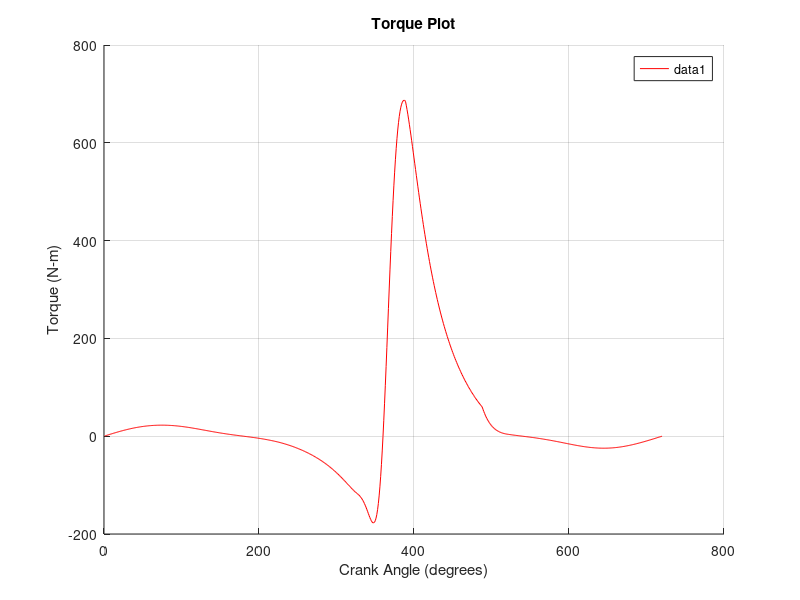
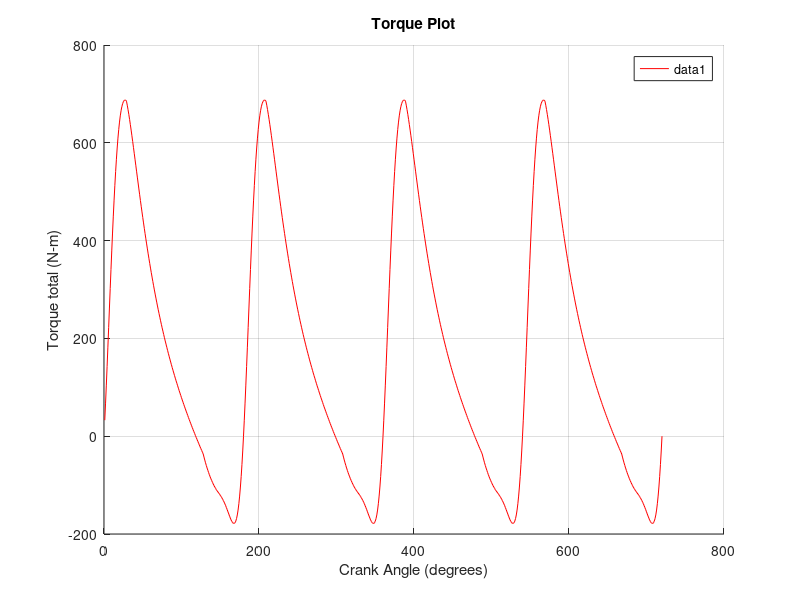
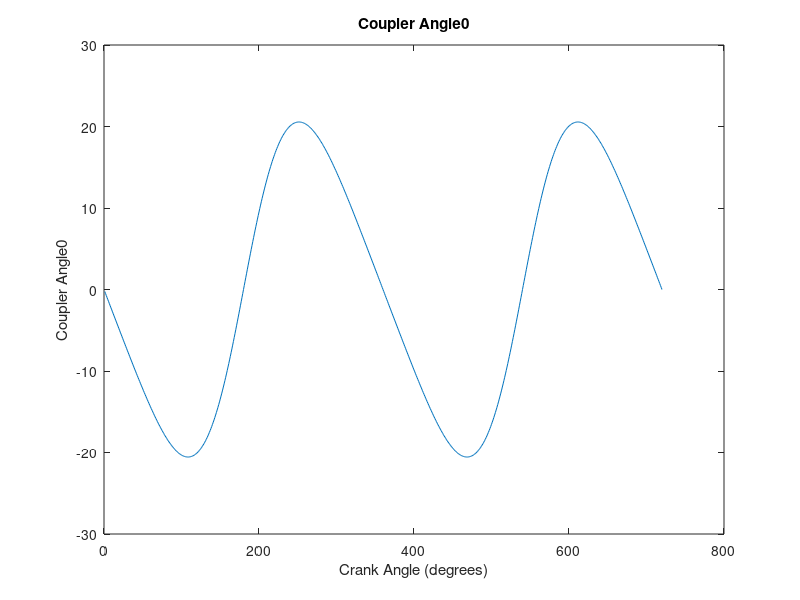
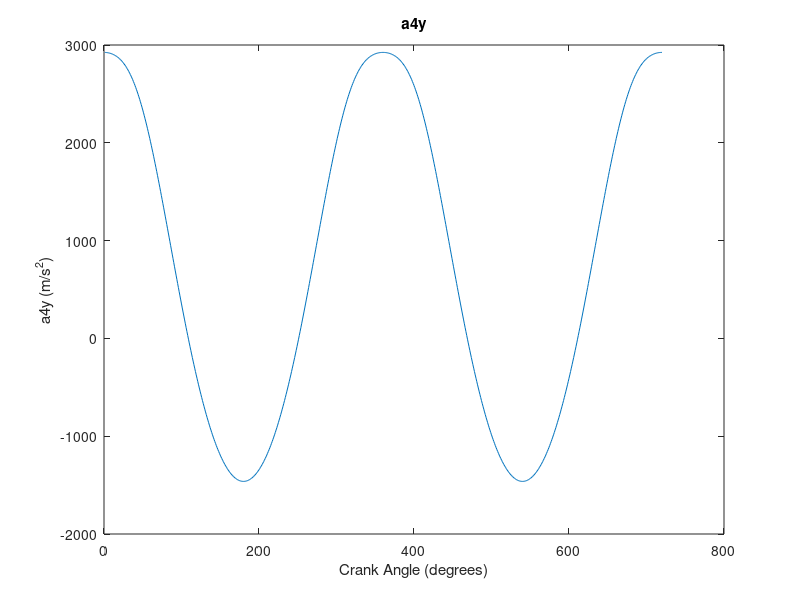

Recreate these plots in MATLAB, in order. (Note: this script raises an error after producing the figures.)
clear all; clc;
%%%%%%%% VOLUME %%%%%%%%%

%given: 
offset =0; % offset in m
a_radius = 50e-3; % crank radius in m
l = 150e-3; % connecting rod in m
theta = 1:720;
B = 80e-3; % bore in m
L =2*a_radius; % stroke in m
rc=9.8; % compression ratio
CBF=0.95; % coefficient of burned fuel
g_comp=1.3; % gamma for compression
g_exp=1.48; % gamma for expansion
g_comb=1.25; % gamma for combustion
g_exh=1.48; % gamma for exhaust
g_int=1.2; % gamma for intake
R=287;  % universal gas constant J/(kg.k)
T_Scomp = 300; % initial temperature at compression(K)
P_in = 0.9*101325; % starting pressure
P_atm=0.9*101325; % atmospheric pressure
rpm=2000; % N rev/min
cd=0.7; % discharge coefficient
Q_hv=44*10^6; % heating value (J/kg)
sAFR = 14.7; % stoichiometric air to fuel ratio
a1 = 5; % constant in Weibe function
m1 = 2; % constant in Weibe function
Phi = 0.98; % fuel/air equivalence ratio
Vc=(pi*(B^2)*L/4)/(rc-1); %clearance volume
Rf=l/a_radius; % Ratio of connecting rod length to crank radius
P=zeros(1,720); % pressure array 
T=zeros(1,720); % temperature array
m=zeros(1,720); % mass array
o2 = 1:720;
nr = 2; % for 4 stroke
air_density = 1.204; % kg/m^3
w2 = rpm*2*pi/60; % angular velocity
gravity = 9.81;
m3 = 0;%2.7215; % coupler mass
m2 = 0;%1.8143; % crank mass
m4 = 0;%0.765; % piston mass
F_atm = 0; % P_in*pi*(B^2/4);
OG2 = (1/3)*a_radius;
OA = a_radius;
AG2 = (2/3)*a_radius;
AG3 = (1/3)*l;
BG3 = (2/3)*l;
alpha2 =0;
ground_angle = 0;
J3 = (1/12)*m3*l^2 + m3*((l/2)-AG3)^2;
Pf=0; % friction power
K=0.01; % coefficient of fluctuation
density_steel=7800;


%%%%%%%%%%%%%%%%%%%%%%%%% Volume %%%%%%%%%%%%%%%%%%%%%%%%%%%%
% S is the distance between piston center and crank center
S = ((2*a_radius.*cosd(theta))+sqrt(((2*a_radius.*cosd(theta)).^2)-4*((a_radius^2)+2*offset*a_radius.*sind(theta)+(offset^2)-(l^2))))/2;
    
% b is the angle between l+a_radius and r1_max
b = asind(offset/(l+a_radius));
r1_max = (l+a_radius)*cosd(b);
    
% c is clearance 
c = r1_max - S;

% Vtotal
Vt_1 = (pi*B*B*c/4)+Vc;

% Flipping V:
V = flip(Vt_1);

%Finding theta at volume peaks

x1 = find (V == max(V));
BDC = [x1(1) x1(2)];
x2 = find (V == min(V)); 
TDC = [x2(1) x2(2)];

%%%%%%%%%%%%%%%%%% Valve timing angles %%%%%%%%%%%%

theta_Sint= TDC(1); %1;
theta_Eint=42 + BDC(1); %223;%180;
theta_Scomp=43 + BDC(1); %224;%181;
theta_Ecomp=TDC(2)-37; %330;%339;
theta_Scomb=TDC(2)-37; %331;%340;
theta_Ecomb=TDC(2)+28;%390;%380;
theta_Sexp=TDC(2)+29;%391;%381;
theta_Eexp=BDC(2)-52;%488;%540;
theta_Sexh=BDC(2)-53;%489;%541;
theta_Eexh= 720;%720;%720;

error = 10;
N=0;
P(theta_Scomp) = P_in;
T(theta_Scomp) = T_Scomp;
mi = (P(theta_Scomp).*(V(theta_Scomp)))/(R.*T(theta_Scomp)); %mass of air fuel mixture
m(theta_Scomp)=mi;
while error>5
%%%%%%%%%%%%%%%%%%%%% Compression Stroke%%%%%%%%%%%%%%%%%%%

%calculate compression stroke pressure and temperature%
for i=theta_Scomp+1:theta_Ecomp
P(i) = (P(i-1).*(V(i-1)^g_comp)./(V(i))^g_comp);
T(i)= (P(i).* (V(i)))/(mi*R);
m(i)=mi;
end 
 
%%%%%%%%%%%%%%%%%%%%% Combustion Stroke%%%%%%%%%%%%%%%%%%%
c_v = R/(g_comb-1);
T(theta_Scomb) = T(theta_Ecomp);
P(theta_Scomb) = P(theta_Ecomp);
m(theta_Scomb)=mi;

% Calculating P_Ecomb
m_f = mi /(1+(sAFR/Phi));
T(theta_Ecomb) = ((CBF*m_f*Q_hv)/(mi * c_v)) + T(theta_Scomb); 
P(theta_Ecomb) = (mi * R .* T(theta_Ecomb) )./ V(theta_Ecomb);

% Calculating P
for i = theta_Scomb:theta_Ecomb
    x_b(i) = 1 - exp(-a1*((theta(i) - theta_Scomb)/(theta_Ecomb - theta_Scomb)).^(m1+1));
    P(i) = ((x_b(i).*((P(theta_Ecomb)*(V(theta_Ecomb)^(g_comb)))- (P(theta_Scomb).*V(theta_Scomb).^(g_comb))) + (P(theta_Scomb).*(V(theta_Scomb).^(g_comb)))))./(V(i).^(g_comb));
    T(i)= (P(i).* (V(i)))./(mi*R);
    m(i)=mi;
end

%%%%%%%%%%%%%%%%%%%%% Expansion Stroke%%%%%%%%%%%%%%%%%%%
for i=theta_Sexp:theta_Eexp
P(i) = P(theta_Ecomb)*(V(theta_Ecomb)^g_exp)/(V(i)^g_exp);
T(i)=P(i)*V(i)/(mi*R);
m(i)=mi;
end

%%%%%%%%%%%%%%%%%%%%%%%%%%% Exhaust %%%%%%%%%%%%%%%%%%%%%%%%%%
% Constants and initial conditions
At = (pi/4)*(0.4*B)^2; % Throat area
m(theta_Sexh) = mi;
P(theta_Sexh)= (((T(theta_Eexp).*mi.*R)/V(theta_Sexh)).^(g_exh)).*(1/(P(theta_Eexp).^(g_exh-1)));
T(theta_Sexh)= (P(theta_Sexh).*V(theta_Sexh)./(mi.*R));

%calculation of dt
dt = (1/(rpm*2*pi/60))*(pi/180);

%calculation of mass theta
  for i = theta_Sexh+1: theta_Eexh
      m(i)=real(m(i-1)-(dt.*((cd*At.*P(i-1))./(sqrt((P(i-1).*V(i-1))./m(i-1)))).*((P_atm./P(i-1)).^(1/1.48)).*((((2*1.48)/(1.48-1)).*(1-(P_atm./P(i-1)).^((1.48-1)/1.48))).^0.5)));
      P(i) = ((((T(i-1))*(m(i))*R)/(V(i)))^g_exh) * (1/((P(i-1))^(g_exh-1)));
      T(i) = (P(i)*(V(i)))./(R*m(i));
      
  end

%%%%%%%%%%%%%%%%%%%%%%%%%%% Intake %%%%%%%%%%%%%%%%%%%%%%%%%%
Ti = T_Scomp; % atmospheric temperature
m(theta_Sint) = m(theta_Eexh);
x(1)=m(theta_Eexh)/m(theta_Sint);
T(theta_Sint)=(x(1)*T(theta_Eexh))+((1-x(1))*Ti);
P(theta_Sint)=(m(theta_Sint)*R*T(theta_Sint))/(V(theta_Sint));


for i =theta_Sint+1:theta_Eint
    m(i)=real(m(i-1)+(dt.*((cd*At.*P(i-1))./(sqrt(R.*Ti))).*((P(i-1)./P_atm).^(1/1.3)).*((((2*1.3)/(1.3-1)).*(1-(P(i-1)./P_atm).^((1.3-1)/1.3))).^0.5)));
    x(i) = m(theta_Eexh)/m(i);
    T(i) = x(i)*T(theta_Eexh) + (1- (x(i)))*Ti;
    P(i) = (m(i)*R*T(i))/V(i);

end


 error=abs(T(theta_Eint)-T(theta_Scomp));
 T(theta_Scomp)=T(theta_Eint);  
 P(theta_Scomp)=P(theta_Eint);  
 mi=(P(theta_Scomp)*V(theta_Eint)/(R*T(theta_Scomp)));
 m(theta_Scomp)=mi;
 N=N+1;
end


%%%%%%%%%%%%%%%%%%%%%%%%%%%Finding torque%%%%%%%%%%%%%%%%%%%%%%%%%%%

% Shifting angles by 180 degrees for each cylinder
o22 = circshift(o2,180);
o23 = circshift(o2,360);
o24 = circshift(o2,540);

P2 = circshift(P,180);
P3 = circshift(P,360);
P4 = circshift(P,540);

F_gas = P*pi*(B^2/4);
F_gas2 = P2*pi*(B^2/4);
F_gas3 = P3*pi*(B^2/4);
F_gas4 = P4*pi*(B^2/4);


%position analysis%
a = 1;
b = 2.*a_radius.*cosd(o2);
c = a_radius.^2 + 2.*offset.*a_radius.*sind(o2)+ offset.^2 - l.^2;

r1 = -b - sqrt(b.^2 -4.*a.*c)/(2.*a);
r1 = abs(r1);
r12 = circshift(r1,180);
r13 = circshift(r1,360);
r14 = circshift(r1,540);

o3 = atand((-offset-a_radius.*sind(o2))./(-a_radius.*cosd(o2) + r1));
o32 = circshift(o3,180);
o33 = circshift(o3,360);
o34 = circshift(o3,540);

%velocity analysis%
w3 = -(a_radius*w2.*cosd(o2))./(l.*cosd(o3));
w32 = circshift(w3,180);
w33 = circshift(w3,360);
w34 = circshift(w3,540);

vel = -a_radius*w2.*sind(o2) +a_radius*w2.*cosd(o2).*tand(o3);

%acceleration analysis%

a3 = (+w2^2 *a_radius.*sind(o2) -w3.^2 *l.*sind(o3))./(l.*cosd(o3));
a32 = circshift(a3,180);
a33 = circshift(a3,360);
a34 = circshift(a3,540);

acc = -w2.^2.*a_radius.*cosd(o2) -a3.*l.*sind(o3) +w3.^2 .*l.*cosd(o3);
acc2 = circshift(acc,180);
acc3 = circshift(acc,360);
acc4 = circshift(acc,540);

a2x = w2.^2 .*OG2 .*sind(o2);
a2x2 = circshift(a2x,180);
a2x3 = circshift(a2x,360);
a2x4 = circshift(a2x,540);

a2y = -w2.^2 .*OG2 .*cosd(o2);
a2y2 = circshift(a2y,180);
a2y3 = circshift(a2y,360);
a2y4 = circshift(a2y,540);

a3x = w2.^2.*OA.*sind(o2) + w3.^2 .*AG3.*sind(o3) -a3.*AG3.*cosd(o3);
a3x2 = circshift(a3x,180);
a3x3 = circshift(a3x,360);
a3x4 = circshift(a3x,540);

a3y = -w2.^2.*OA.*cosd(o2) - w3.^2 .*AG3.*cosd(o3) -a3.*AG3.*sind(o3);
a3y2 = circshift(a3y,180);
a3y3 = circshift(a3y,360);
a3y4 = circshift(a3y,540);

% solving for torque in cylinder 1
for k=1:length(o2) 
    
A1=[0 0 0 0 1 0 1 0; 
     0 0 0 0 0 1 0 0;
     0 0 1 0 -1 0 0 0;
     0 0 0 1 0 -1 0 0;
     0 0 AG3.*cosd(o3(k)) AG3.*sind(o3(k)) BG3.*cosd(o3(k)) BG3.*sind(o3(k)) 0 0;
     1 0 -1 0 0 0 0 0;
     0 1 0 -1 0 0 0 0;
     0 0 OA.*cosd(o2(k)) OA.*sind(o2(k)) 0 0 0 1];

B1=[0;
    m4.*acc(k)+F_gas(k)-F_atm+m4*gravity;
    m3.*a3x(k);
    m3.*a3y(k)+m3.*gravity;
    J3.*a3(k);
    m2.*a2x(k);
    m2.*a2y(k)+m2.*gravity;
    -(m2.*gravity).*OG2.*sind(o2(k))];
z = linsolve(A1,B1);
Torque(k) = -z(8);


% solving for torque in cylinder 2   
C1=[0 0 0 0 1 0 1 0; 
     0 0 0 0 0 1 0 0;
     0 0 1 0 -1 0 0 0;
     0 0 0 1 0 -1 0 0;
     0 0 AG3.*cosd(o32(k)) AG3.*sind(o32(k)) BG3.*cosd(o32(k)) BG3.*sind(o32(k)) 0 0;
     1 0 -1 0 0 0 0 0;
     0 1 0 -1 0 0 0 0;
     0 0 OA.*cosd(o22(k)) OA.*sind(o22(k)) 0 0 0 1];

D1=[0;
    m4.*acc2(k)+F_gas2(k)-F_atm+m4*gravity;
    m3.*a3x2(k);
    m3.*a3y2(k)+m3.*gravity;
    J3.*a32(k);
    m2.*a2x2(k);
    m2.*a2y2(k)+m2.*gravity;
    -(m2.*gravity).*OG2.*sind(o22(k))];
z2 = linsolve(C1,D1);
Torque2(k) = -z2(8);

% solving for torque in cylinder 3
E1  =[0 0 0 0 1 0 1 0; 
     0 0 0 0 0 1 0 0;
     0 0 1 0 -1 0 0 0;
     0 0 0 1 0 -1 0 0;
     0 0 AG3.*cosd(o33(k)) AG3.*sind(o33(k)) BG3.*cosd(o33(k)) BG3.*sind(o33(k)) 0 0;
     1 0 -1 0 0 0 0 0;
     0 1 0 -1 0 0 0 0;
     0 0 OA.*cosd(o23(k)) OA.*sind(o23(k)) 0 0 0 1];

F1 =[0;
    m4.*acc3(k)+F_gas3(k)-F_atm+m4*gravity;
    m3.*a3x3(k);
    m3.*a3y3(k)+m3.*gravity;
    J3.*a33(k);
    m2.*a2x3(k);
    m2.*a2y3(k)+m2.*gravity;
    -(m2.*gravity).*OG2.*sind(o23(k))];
z3 = linsolve(E1,F1);
Torque3(k) = -z3(8);

% solving for torque in cylinder 4

G1=[0 0 0 0 1 0 1 0; 
     0 0 0 0 0 1 0 0;
     0 0 1 0 -1 0 0 0;
     0 0 0 1 0 -1 0 0;
     0 0 AG3.*cosd(o34(k)) AG3.*sind(o34(k)) BG3.*cosd(o34(k)) BG3.*sind(o34(k)) 0 0;
     1 0 -1 0 0 0 0 0;
     0 1 0 -1 0 0 0 0;
     0 0 OA.*cosd(o24(k)) OA.*sind(o24(k)) 0 0 0 1];

H1=[0;
    m4.*acc4(k)+F_gas4(k)-F_atm+m4*gravity;
    m3.*a3x4(k);
    m3.*a3y4(k)+m3.*gravity;
    J3.*a34(k);
    m2.*a2x4(k);
    m2.*a2y4(k)+m2.*gravity;
    -(m2.*gravity).*OG2.*sind(o24(k))];
z4 = linsolve(G1,H1);
Torque4(k) = -z4(8);

end

Engine_torque = Torque + Torque2 + Torque3 + Torque4;

% Plot the torque for a single cylinder and the total torque
figure;
hold on;
plot(o2, Torque, 'r');
% plot(crank_angle, T1, 'r');
% plot(crank_angle, T2, 'r');
% plot(crank_angle, T3, 'r');
xlabel('Crank Angle (degrees)');
ylabel('Torque (N-m)');
legend show;
title('Torque Plot');
grid on;

figure;
hold on;
plot(o2, Engine_torque, 'r');
xlabel('Crank Angle (degrees)');
ylabel('Torque total (N-m)');
legend show;
title('Torque Plot');
grid on;

% Plot coupler_angle0
figure;
plot(o2, o3);
title('Coupler Angle0');
xlabel('Crank Angle (degrees)');
ylabel('Coupler Angle0');

% Plot a4y
figure;
plot(o2, acc4);
title('a4y');
xlabel('Crank Angle (degrees)');
ylabel('a4y (m/s^2)');

% Plot Fg
figure;
plot(o2, F_gas);
title('Fg');
xlabel('Crank Angle (degrees)');
ylabel('Fg (N)');

% Plot alpha3
figure;
plot(o2, a3);
title('Alpha3');
xlabel('Crank Angle (degrees)');
ylabel('Alpha3 (rad/s^2)');

% Plot a3x
figure;
plot(o2, a3x);
title('a3x');
xlabel('Crank Angle (degrees)');
ylabel('a3x (m/s^2)');

% Plot a3y
figure;
plot(o2, a3y);
title('a3y');
xlabel('Crank Angle (degrees)');
ylabel('a3y (m/s^2)');



%%%%%%%%%%%%%%%%%%%%%%% Work/Cycle %%%%%%%%%%%%%%%%%%%%%%%%%
Wi = trapz(V,P); % work/cycle

Vd = max(V)-Vc; % displaced volume per cylinder in m3

Pi = ((Wi*(rpm/60))/nr); % indicated power in W

mep = (Pi*nr)/(Vd*1000*rpm/60); % mean effective pressure in KPa

Pf=Pf*Pi; % Friction power

Mechanical_efficiency=(1-(Pf/Pi)); % mechanical efficiency

Pb=Mechanical_efficiency*Pi; % Brake power in W

bmep=(Pb*nr)/(Vd*1000*rpm/60); % brake mean effective pressure in KPa

thermo_torque=(bmep*Vd*1000)/(6.28*nr); % thermo torque in Nm

m_f_dot=(m_f*(rpm/60))/nr; % fuel mass flow rate in kg/s

Fuel_conv_efficiency=(Wi)/((m_f)*(Q_hv)); % Fuel conversion efficiency

sfc=(m_f_dot*10^-3)/(Pi*10^-3); % specific fuel consumption in mg/J

%sfc_3=(m_f_dot*10e-3*3600)/(Pi*10e-3); % specific fuel consumption in g/kwh

Volumetric_efficiency = (max(m)/(air_density*Vd)); % Volumetric efficiency

Sp_bar = 2*L*rpm/60; % piston speed in m/sec

Engine_power = (Pi*4)*(10^-3);% kW
Engine_horse_power = (Pi*4)*(10^-3)/(0.746);% kW
Total_torque = mean(Engine_torque);

Engine_volume =  ((max(V))*4)* 10^6; % cubic centimeter
Engine_volume_liters=Engine_volume/1000;


%%%%%%%%%%%%%%%%%%%%%%%% Flywheel Design %%%%%%%%%%%%%%%%%%%%%%%%%

% Average Torque
avg_Torque=mean(Torque);
avg_Torque=linspace(avg_Torque,avg_Torque,720);
avg_Torque_total= mean(Engine_torque);
avg_Torque_total=linspace(avg_Torque_total,avg_Torque_total,720);

%Calculating w_min and w_max from Torque
x3 = find(abs(diff(sign(Torque - avg_Torque))) > 0);

% Extract the x and y values at the points of intersection of Torque
% and average torque
x_intersect = theta(x3);
y_intersect= avg_Torque(x_intersect-1);

% Display the intersection point(s)
for i = 1:length(x3)
    if y_intersect(i)>Torque(x_intersect(i)-1)
        disp(['Intersection point theta_w_min is (' num2str(x_intersect(i)) ', ' num2str(y_intersect(i)) ')']);
        theta_w_min=x_intersect(i);
    else
        disp(['Intersection point theta_w_max is (' num2str(x_intersect(i)) ', ' num2str(y_intersect(i)) ')']);
        theta_w_max=x_intersect(i);
    end
    
end

%Calculating E
integral_Torque = trapz(theta(theta_w_min:theta_w_max), Torque(theta_w_min:theta_w_max));
integral_avg_Torque = trapz(theta(theta_w_min:theta_w_max), avg_Torque(theta_w_min:theta_w_max));

% Calculate E in J
E = 4*(integral_Torque - integral_avg_Torque);

%Calculating w_min and w_max
w_avg=(2*pi*rpm)/60;
syms w_min w_max
eqn1 = (w_max - w_min)/w_avg == K;
eqn2 = (w_max + w_min)/2 == w_avg;
sol = solve([eqn1, eqn2], [w_min, w_max]);
disp("w_min = " + string(vpa(sol.w_min, 6)));
disp("w_max = " + string(vpa(sol.w_max, 6)));

%Calculating I 
I=0.9*E/(K*((w_avg*(180/pi))^2)); %kg.m2

%Flywheel Design
%Our flywheel is a solid circular steel disk
%The cross-section of the rim is square
R_flywheel=30/w_avg; %m
m_flywheel=(2*I)/(R_flywheel^2); %kg
t_flywheel=sqrt(m_flywheel/(2*pi*R_flywheel*density_steel)); %m
b_flywheel=t_flywheel; %m

%%%%%%%%%%%%%%%%%%%%%%%% Transmission System %%%%%%%%%%%%%%%%%%%%%%%%%

mv=2320; %mass of vehicle in kg
Trans_torque= avg_Torque_total(1); %from code
fr=0.16;
lambda=1.3;
rdyn=0.392;
eff=0.885;
q=0.07;
nmax=4000;
n=8; 
d=6;
acceleration=4.54; %from code 
iE=3.636; 
vmax=245; 
iS=1;
g=9.81;

%Calculation of inclination angle alphast
alphast=atand(q);

%calculation of iamax
iamax= ((mv*g*(0.16*cosd(alphast)+sind(alphast)))+(mv*lambda*acceleration))/(Trans_torque*eff*1/rdyn);

%calculation of igmax
igmax=iamax/iE*iS;

%Calculation of iamin
iamin=3.6*pi/30*nmax*rdyn/vmax;

%calculation of igmin
igmin=iamin/iE*iS;

%Solve for phi1 and phi2 
eq1 = @(phi1,phi2) igmin*phi1.^(n-d).*phi2^(n-d-1) - 1;
eq2 = @(phi1,phi2) igmin*phi1.^(n-1).*phi2.^(0.5*(n-1)*(n-1-1)) - igmax;

% Use fsolve to solve the system of equations
sol = fsolve(@(phi1phi2) [eq1(phi1phi2(1),phi1phi2(2)); eq2(phi1phi2(1),phi1phi2(2))], [1;1]);

phi1=sol(1);
phi2=sol(2);

%gear ratios 
for x=1:n
    z=n;
    i(x)=(igmin*phi1^(z-x))*phi2^(0.5*(z-x)*(z-x-1)); 
end



figure(1)
plot(V,P),xlabel('Volume (m3)'), ylabel('Pressure (Pa)'), title('PV Diagram')
figure(2)
plot(o2,P),xlabel('theta (degree)'), ylabel('Cylinder Pressure (Pa)'), title('P - theta Diagram')
figure(3)
plot(o2,avg_Torque_total), xlabel('theta (degree)'), ylabel('Torque (Nm)'), title('Flywheel Output Torque vs. Crank Angle')
figure(4)
hold on
plot(o2,Torque),xlabel('theta (degree)'), ylabel('Cylinder Torque (Nm)'), title('Cylinder Torque vs. Crank Angle')
plot(o2,avg_Torque)
figure(5)
hold on
plot(o2,Engine_torque),xlabel('theta (degree)'), ylabel('Total engine Torque (Nm)'), title('Engine Torque vs. Crank Angle')
plot(o2,avg_Torque_total)
figure(6)
plot(o2, V), xlabel('theta (degree)'), ylabel('Cylinder Volume (m3)'), title('Volume vs. Crank Angle')

